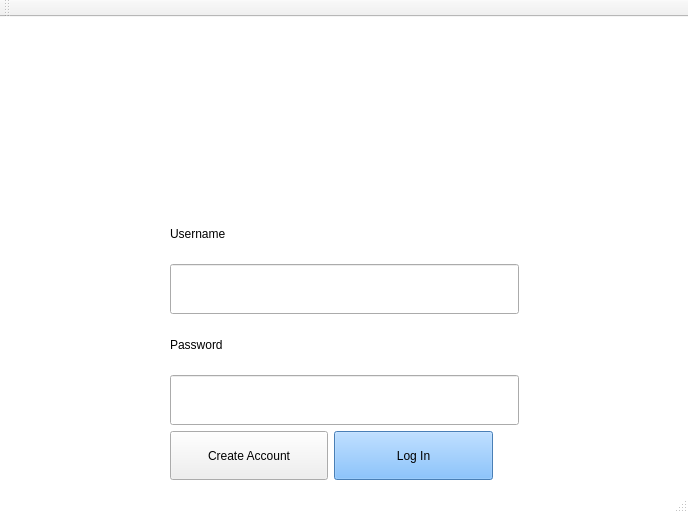
<?xml version="1.0" encoding="UTF-8"?>
<ui version="4.0">
 <class>MainWindow</class>
 <widget class="QMainWindow" name="MainWindow">
  <property name="geometry">
   <rect>
    <x>0</x>
    <y>0</y>
    <width>688</width>
    <height>513</height>
   </rect>
  </property>
  <property name="sizePolicy">
   <sizepolicy hsizetype="Expanding" vsizetype="Expanding">
    <horstretch>0</horstretch>
    <verstretch>0</verstretch>
   </sizepolicy>
  </property>
  <property name="windowTitle">
   <string>Parachutes</string>
  </property>
  <property name="styleSheet">
   <string notr="true">QMainWindow{
background-color: rgb(255, 255, 255);

}

Qwidget{
background-color: rgb(255, 255, 255);

}</string>
  </property>
  <widget class="QWidget" name="centralWidget">
   <property name="sizePolicy">
    <sizepolicy hsizetype="Expanding" vsizetype="Expanding">
     <horstretch>0</horstretch>
     <verstretch>0</verstretch>
    </sizepolicy>
   </property>
   <property name="styleSheet">
    <string notr="true">center;</string>
   </property>
   <layout class="QHBoxLayout" name="horizontalLayout">
    <item>
     <layout class="QGridLayout" name="gridLayout">
      <item row="2" column="1" colspan="3">
       <widget class="QLabel" name="gameName">
        <property name="sizePolicy">
         <sizepolicy hsizetype="Expanding" vsizetype="Expanding">
          <horstretch>0</horstretch>
          <verstretch>0</verstretch>
         </sizepolicy>
        </property>
        <property name="styleSheet">
         <string notr="true">font: 75 22pt &quot;Fixedsys&quot;;
center;
</string>
        </property>
        <property name="text">
         <string/>
        </property>
        <property name="pixmap">
         <pixmap resource="images.qrc">:/images/logo.PNG</pixmap>
        </property>
       </widget>
      </item>
      <item row="4" column="0">
       <spacer name="horizontalSpacer">
        <property name="orientation">
         <enum>Qt::Horizontal</enum>
        </property>
        <property name="sizeHint" stdset="0">
         <size>
          <width>58</width>
          <height>20</height>
         </size>
        </property>
       </spacer>
      </item>
      <item row="3" column="1" colspan="3">
       <widget class="QLabel" name="warningLabel">
        <property name="sizePolicy">
         <sizepolicy hsizetype="Expanding" vsizetype="Expanding">
          <horstretch>0</horstretch>
          <verstretch>0</verstretch>
         </sizepolicy>
        </property>
        <property name="font">
         <font>
          <pointsize>11</pointsize>
          <weight>75</weight>
          <italic>true</italic>
          <bold>true</bold>
         </font>
        </property>
        <property name="styleSheet">
         <string notr="true">color:rgb(255, 0, 53)</string>
        </property>
        <property name="text">
         <string/>
        </property>
        <property name="alignment">
         <set>Qt::AlignCenter</set>
        </property>
       </widget>
      </item>
      <item row="4" column="4">
       <spacer name="horizontalSpacer_2">
        <property name="orientation">
         <enum>Qt::Horizontal</enum>
        </property>
        <property name="sizeHint" stdset="0">
         <size>
          <width>40</width>
          <height>20</height>
         </size>
        </property>
       </spacer>
      </item>
      <item row="6" column="1" colspan="3">
       <widget class="QLineEdit" name="inputUsername">
        <property name="sizePolicy">
         <sizepolicy hsizetype="Expanding" vsizetype="Expanding">
          <horstretch>0</horstretch>
          <verstretch>0</verstretch>
         </sizepolicy>
        </property>
       </widget>
      </item>
      <item row="8" column="1" colspan="3">
       <widget class="QLineEdit" name="inputPassword">
        <property name="sizePolicy">
         <sizepolicy hsizetype="Expanding" vsizetype="Expanding">
          <horstretch>0</horstretch>
          <verstretch>0</verstretch>
         </sizepolicy>
        </property>
        <property name="inputMethodHints">
         <set>Qt::ImhHiddenText|Qt::ImhSensitiveData</set>
        </property>
        <property name="inputMask">
         <string/>
        </property>
       </widget>
      </item>
      <item row="7" column="1" colspan="3">
       <widget class="QLabel" name="passwordLabel">
        <property name="sizePolicy">
         <sizepolicy hsizetype="Expanding" vsizetype="Expanding">
          <horstretch>0</horstretch>
          <verstretch>0</verstretch>
         </sizepolicy>
        </property>
        <property name="styleSheet">
         <string notr="true">font: 9pt &quot;Fixedsys&quot;;</string>
        </property>
        <property name="text">
         <string>Password</string>
        </property>
       </widget>
      </item>
      <item row="5" column="1">
       <widget class="QLabel" name="usernameLabel">
        <property name="sizePolicy">
         <sizepolicy hsizetype="Expanding" vsizetype="Expanding">
          <horstretch>0</horstretch>
          <verstretch>0</verstretch>
         </sizepolicy>
        </property>
        <property name="styleSheet">
         <string notr="true">font: 9pt &quot;Fixedsys&quot;;</string>
        </property>
        <property name="text">
         <string>Username</string>
        </property>
       </widget>
      </item>
      <item row="11" column="3">
       <spacer name="verticalSpacer_2">
        <property name="orientation">
         <enum>Qt::Vertical</enum>
        </property>
        <property name="sizeHint" stdset="0">
         <size>
          <width>20</width>
          <height>40</height>
         </size>
        </property>
       </spacer>
      </item>
      <item row="1" column="1">
       <spacer name="verticalSpacer">
        <property name="orientation">
         <enum>Qt::Vertical</enum>
        </property>
        <property name="sizeHint" stdset="0">
         <size>
          <width>20</width>
          <height>40</height>
         </size>
        </property>
       </spacer>
      </item>
      <item row="11" column="2">
       <widget class="QPushButton" name="loginButton">
        <property name="sizePolicy">
         <sizepolicy hsizetype="Expanding" vsizetype="Expanding">
          <horstretch>0</horstretch>
          <verstretch>0</verstretch>
         </sizepolicy>
        </property>
        <property name="styleSheet">
         <string notr="true">QPushButton{
	font: 9pt &quot;Fixedsys&quot;;
	background-color: rgb(102, 178, 255);


}</string>
        </property>
        <property name="text">
         <string>Log In</string>
        </property>
       </widget>
      </item>
      <item row="11" column="1">
       <widget class="QPushButton" name="createAccountButton">
        <property name="sizePolicy">
         <sizepolicy hsizetype="Expanding" vsizetype="Expanding">
          <horstretch>0</horstretch>
          <verstretch>0</verstretch>
         </sizepolicy>
        </property>
        <property name="styleSheet">
         <string notr="true">QPushButton{
font: 9pt &quot;Fixedsys&quot;;
}</string>
        </property>
        <property name="text">
         <string>Create Account</string>
        </property>
       </widget>
      </item>
     </layout>
    </item>
   </layout>
  </widget>
  <widget class="QMenuBar" name="menuBar">
   <property name="geometry">
    <rect>
     <x>0</x>
     <y>0</y>
     <width>688</width>
     <height>21</height>
    </rect>
   </property>
   <property name="sizePolicy">
    <sizepolicy hsizetype="Expanding" vsizetype="Expanding">
     <horstretch>0</horstretch>
     <verstretch>0</verstretch>
    </sizepolicy>
   </property>
  </widget>
  <widget class="QToolBar" name="mainToolBar">
   <attribute name="toolBarArea">
    <enum>TopToolBarArea</enum>
   </attribute>
   <attribute name="toolBarBreak">
    <bool>false</bool>
   </attribute>
  </widget>
  <widget class="QStatusBar" name="statusBar"/>
 </widget>
 <layoutdefault spacing="6" margin="11"/>
 <resources>
  <include location="images.qrc"/>
 </resources>
 <connections/>
</ui>
